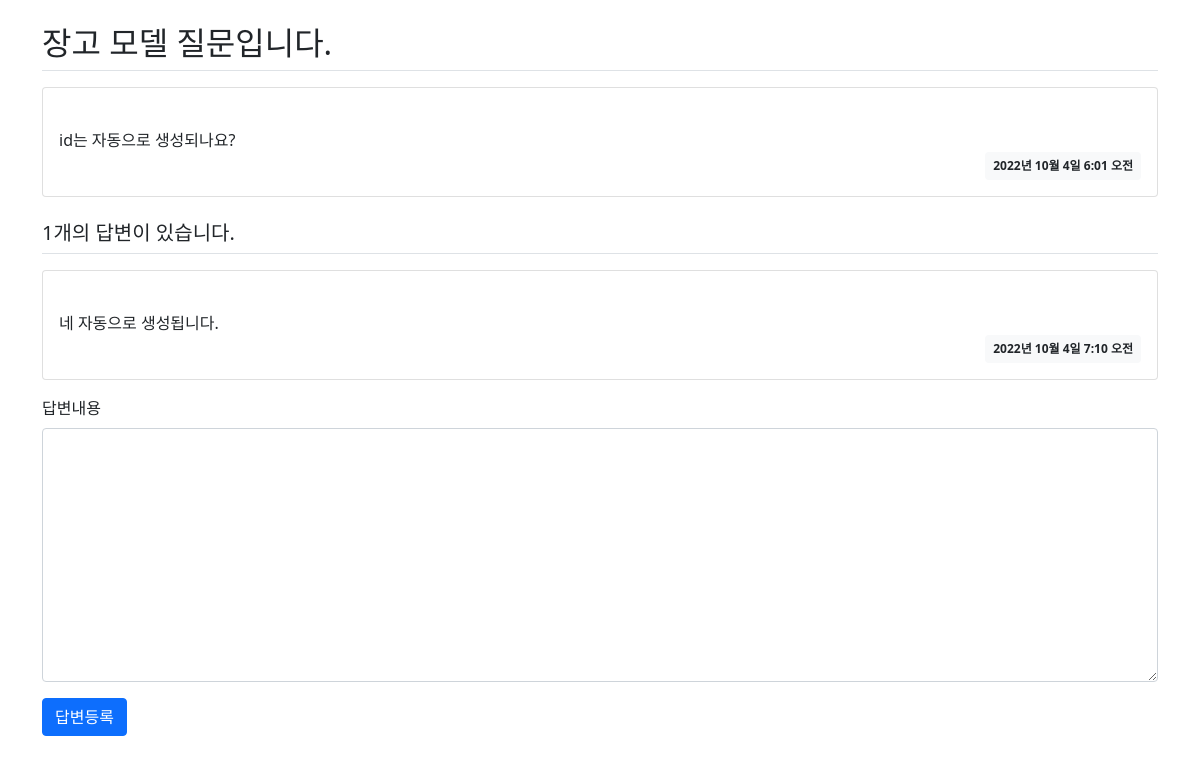
The app's page /pybo/2/, older data.
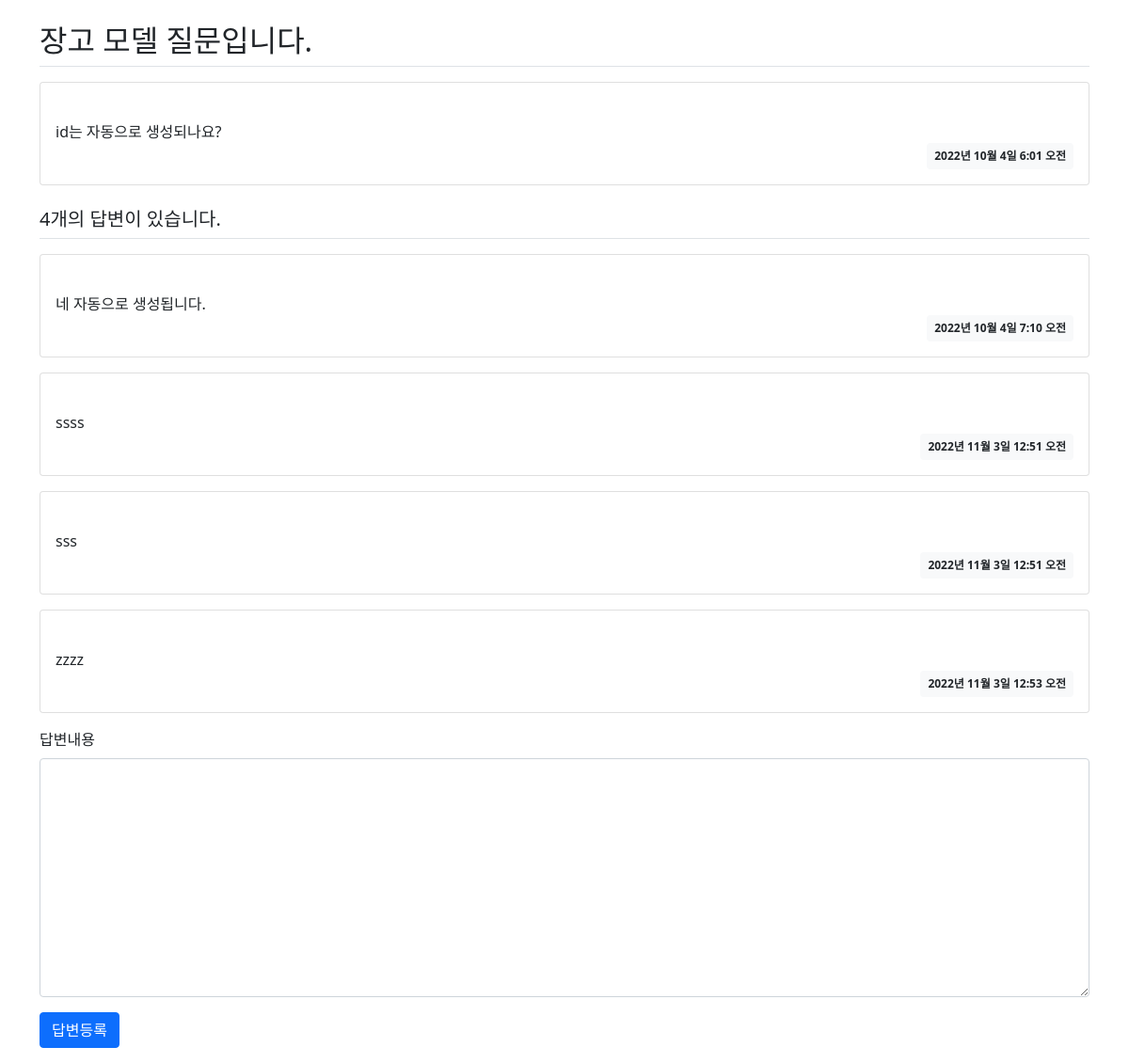
The same page, newer data.
### pybo/models.py (models this page shows, shortened)
class Question(models.Model):
    subject = models.CharField(max_length=200)
    content = models.TextField()
    created_datetime = models.DateTimeField()

class Answer(models.Model):
    question = models.ForeignKey(Question, on_delete=models.CASCADE)
    content = models.TextField()
    created_datetime = models.DateTimeField()

### pybo/views.py (the view)
# urls.py: path('<int:question_id>/', views.detail, name='detail'),
def detail(request, question_id):
    question = get_object_or_404(Question, pk=question_id)
    context = {'question': question}
    return render(request, 'pybo/question_detail.html', context)

### templates/pybo/question_detail.html (shortened to what this page needs)
{% load static %}
<link rel="stylesheet" type="text/css" href="{% static 'bootstrap.min.css' %}">
<div class="container my-3">
    <h2 class="border-bottom py-2">
        {{ question.subject }}
    </h2>
    <div class="card my-3">
        <div class="card-body">
            <div class="card-text"  style="white-space: pre-line;">
                {{ question.content }}
            </div>
            <div class="d-flex justify-content-end">
                <div class="badge bg-light text-dark p-2">
                    {{ question.created_datetime }}
                </div>
            </div>
        </div>
    </div>
    <h5 class="border-bottom my-3 py-2">
        {{ question.answer_set.count }}개의 답변이 있습니다.
    </h5>
    {% for answer in question.answer_set.all %}
        <div class="card my-3">
            <div class="card-body">
                <div class="card-text" style="white-space: pre-line;">
                    {{ answer.content }}
                </div>
                <div class="d-flex justify-content-end">
                    <div class="badge bg-light text-dark p-2">
                        {{ answer.created_datetime }}
                    </div>
                </div>
            </div>
        </div>
    {% endfor %}
    <form action="{% url 'pybo:answer_create' question.id %}" method="post" class="my-3">
        <div class="mb-3">
            <label for="content" class="form-label">답변내용</label>
            <textarea name="content" id="content" class="form-control" rows="10"></textarea>
        </div>
        <input type="submit" value="답변등록" class="btn btn-primary">
    </form>
</div>

Row changes from the older to the newer data that the page shows:
computed for Question "장고 모델 질문입니다.": answer_set.count "1" → "4"
added Answer: content "ssss", created_datetime "2022년 11월 3일 12:51 오전"
added Answer: content "sss", created_datetime "2022년 11월 3일 12:51 오전"
added Answer: content "zzzz", created_datetime "2022년 11월 3일 12:53 오전"
